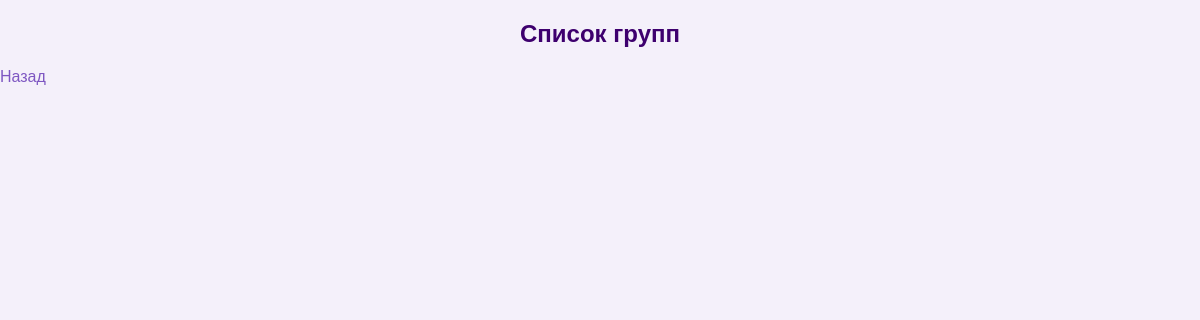
The app's page /view_groups/, older data.
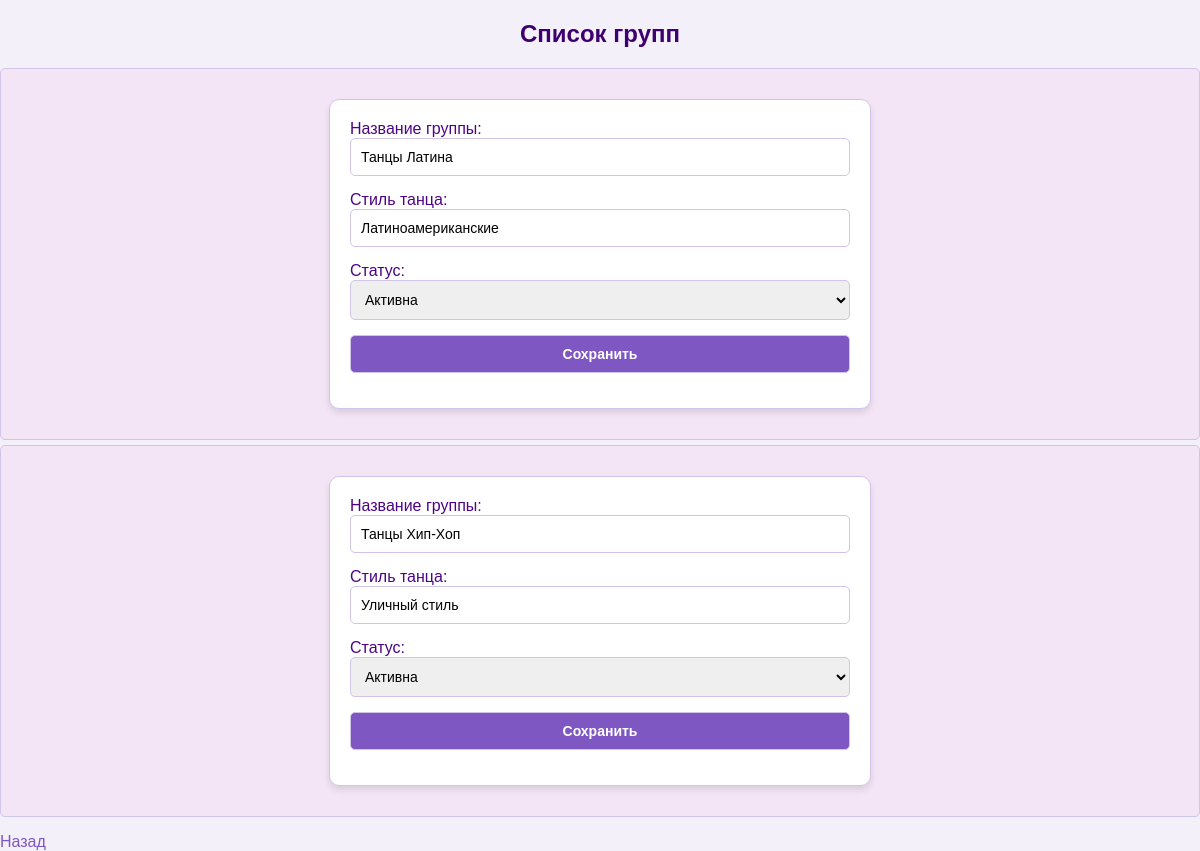
The same page, newer data.
### hotel/models.py (models this page shows, shortened)
class Group(models.Model):
    STATUS_CHOICES = [
        ('active', 'Активна'),
        ('inactive', 'Неактивна'),
    ]
    group_name = models.CharField(max_length=100, unique=True)
    dance_style = models.CharField(max_length=50)  # Стиль танца
    status = models.CharField(max_length=10, choices=STATUS_CHOICES)

### hotel/views.py (the view)
# urls.py: path('view_groups/', views.view_groups, name='view_groups'),  # Просмотр групп
def view_groups(request):
    groups = Group.objects.all()
    return render(request, 'view_groups.html', {'groups': groups})

### hotel/templates/view_groups.html (shortened to what this page needs)
{% load static %}
<link rel="stylesheet" href="{% static 'css/style.css' %}">
<h2>Список групп</h2>
<ul>
    {% for group in groups %}
        <li>
            <form method="post" action="{% url 'edit_group' group.id %}">
                Название группы: <input type="text" name="group_name" value="{{ group.group_name }}">
                Стиль танца: <input type="text" name="dance_style" value="{{ group.dance_style }}">
                Статус:
                <select name="status">
                    <option value="active" {% if group.status == "active" %}selected{% endif %}>Активна</option>
                </select>
                <button type="submit">Сохранить</button>
            </form>
        </li>
    {% endfor %}
</ul>
<a href="{% url 'home' %}">Назад</a>

Row changes from the older to the newer data that the page shows:
added Group: group_name "Танцы Латина", dance_style "Латиноамериканские", status "Активна"
added Group: group_name "Танцы Хип-Хоп", dance_style "Уличный стиль", status "Активна"
